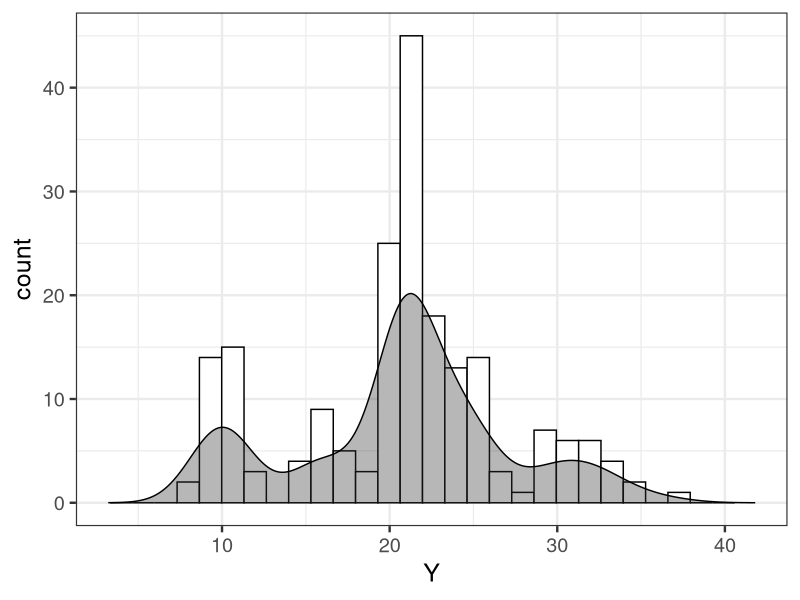

Write the R code that produced this figure.
library(ggplot2)

d <- read.csv(file='input/data-mix2.txt')
dens <- density(d$Y)

p <- ggplot(data=d, aes(x=Y)) +
  theme_bw(base_size=18) +
  geom_histogram(color='black', fill='white') +
  geom_density(aes(y=..count..), alpha=0.35, colour='black', fill='gray20') +
  labs(x='Y') + xlim(range(dens$x)) 
ggsave(file='output/fig11-3.png', plot=p, dpi=300, w=4, h=3)
